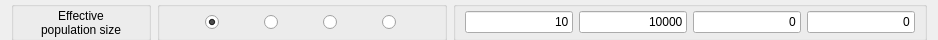
         <widget class="QFrame" name="frame_12">
          <property name="minimumSize">
           <size>
            <width>0</width>
            <height>40</height>
           </size>
          </property>
          <property name="maximumSize">
           <size>
            <width>16777215</width>
            <height>40</height>
           </size>
          </property>
          <property name="frameShape">
           <enum>QFrame::NoFrame</enum>
          </property>
          <property name="frameShadow">
           <enum>QFrame::Raised</enum>
          </property>
          <layout class="QHBoxLayout" name="horizontalLayout_31">
           <property name="topMargin">
            <number>1</number>
           </property>
           <property name="bottomMargin">
            <number>1</number>
           </property>
           <item>
            <widget class="QGroupBox" name="groupBox_17">
             <property name="sizePolicy">
              <sizepolicy hsizetype="Fixed" vsizetype="Fixed">
               <horstretch>0</horstretch>
               <verstretch>0</verstretch>
              </sizepolicy>
             </property>
             <property name="minimumSize">
              <size>
               <width>140</width>
               <height>40</height>
              </size>
             </property>
             <property name="maximumSize">
              <size>
               <width>140</width>
               <height>40</height>
              </size>
             </property>
             <property name="title">
              <string/>
             </property>
             <layout class="QHBoxLayout" name="horizontalLayout_32">
              <property name="topMargin">
               <number>1</number>
              </property>
              <property name="bottomMargin">
               <number>1</number>
              </property>
              <item>
               <widget class="QLabel" name="label_75">
                <property name="text">
                 <string>Effective
population size</string>
                </property>
                <property name="alignment">
                 <set>Qt::AlignCenter</set>
                </property>
               </widget>
              </item>
             </layout>
            </widget>
           </item>
           <item>
            <widget class="QGroupBox" name="groupBox_18">
             <property name="sizePolicy">
              <sizepolicy hsizetype="Fixed" vsizetype="Fixed">
               <horstretch>0</horstretch>
               <verstretch>0</verstretch>
              </sizepolicy>
             </property>
             <property name="minimumSize">
              <size>
               <width>290</width>
               <height>40</height>
              </size>
             </property>
             <property name="maximumSize">
              <size>
               <width>290</width>
               <height>40</height>
              </size>
             </property>
             <property name="title">
              <string/>
             </property>
             <layout class="QHBoxLayout" name="horizontalLayout_33">
              <property name="topMargin">
               <number>1</number>
              </property>
              <property name="bottomMargin">
               <number>1</number>
              </property>
              <item>
               <spacer name="horizontalSpacer">
                <property name="orientation">
                 <enum>Qt::Horizontal</enum>
                </property>
                <property name="sizeHint" stdset="0">
                 <size>
                  <width>40</width>
                  <height>20</height>
                 </size>
                </property>
               </spacer>
              </item>
              <item>
               <widget class="QRadioButton" name="NUNRadio">
                <property name="minimumSize">
                 <size>
                  <width>17</width>
                  <height>0</height>
                 </size>
                </property>
                <property name="text">
                 <string/>
                </property>
                <property name="checked">
                 <bool>true</bool>
                </property>
               </widget>
              </item>
              <item>
               <spacer name="horizontalSpacer_2">
                <property name="orientation">
                 <enum>Qt::Horizontal</enum>
                </property>
                <property name="sizeHint" stdset="0">
                 <size>
                  <width>40</width>
                  <height>20</height>
                 </size>
                </property>
               </spacer>
              </item>
              <item>
               <widget class="QRadioButton" name="NLURadio">
                <property name="minimumSize">
                 <size>
                  <width>17</width>
                  <height>0</height>
                 </size>
                </property>
                <property name="text">
                 <string/>
                </property>
               </widget>
              </item>
              <item>
               <spacer name="horizontalSpacer_3">
                <property name="orientation">
                 <enum>Qt::Horizontal</enum>
                </property>
                <property name="sizeHint" stdset="0">
                 <size>
                  <width>40</width>
                  <height>20</height>
                 </size>
                </property>
               </spacer>
              </item>
              <item>
               <widget class="QRadioButton" name="NNORadio">
                <property name="minimumSize">
                 <size>
                  <width>17</width>
                  <height>0</height>
                 </size>
                </property>
                <property name="text">
                 <string/>
                </property>
               </widget>
              </item>
              <item>
               <spacer name="horizontalSpacer_4">
                <property name="orientation">
                 <enum>Qt::Horizontal</enum>
                </property>
                <property name="sizeHint" stdset="0">
                 <size>
                  <width>40</width>
                  <height>20</height>
                 </size>
                </property>
               </spacer>
              </item>
              <item>
               <widget class="QRadioButton" name="NLNRadio">
                <property name="minimumSize">
                 <size>
                  <width>17</width>
                  <height>0</height>
                 </size>
                </property>
                <property name="text">
                 <string/>
                </property>
               </widget>
              </item>
              <item>
               <spacer name="horizontalSpacer_5">
                <property name="orientation">
                 <enum>Qt::Horizontal</enum>
                </property>
                <property name="sizeHint" stdset="0">
                 <size>
                  <width>40</width>
                  <height>20</height>
                 </size>
                </property>
               </spacer>
              </item>
             </layout>
            </widget>
           </item>
           <item>
            <widget class="QGroupBox" name="groupBox_19">
             <property name="sizePolicy">
              <sizepolicy hsizetype="Preferred" vsizetype="Fixed">
               <horstretch>0</horstretch>
               <verstretch>0</verstretch>
              </sizepolicy>
             </property>
             <property name="minimumSize">
              <size>
               <width>0</width>
               <height>40</height>
              </size>
             </property>
             <property name="maximumSize">
              <size>
               <width>16777215</width>
               <height>40</height>
              </size>
             </property>
             <property name="title">
              <string/>
             </property>
             <layout class="QHBoxLayout" name="horizontalLayout_34">
              <property name="topMargin">
               <number>1</number>
              </property>
              <property name="bottomMargin">
               <number>1</number>
              </property>
              <item>
               <widget class="QLineEdit" name="NminEdit">
                <property name="text">
                 <string>10</string>
                </property>
                <property name="alignment">
                 <set>Qt::AlignRight|Qt::AlignTrailing|Qt::AlignVCenter</set>
                </property>
               </widget>
              </item>
              <item>
               <widget class="QLineEdit" name="NmaxEdit">
                <property name="text">
                 <string>10000</string>
                </property>
                <property name="alignment">
                 <set>Qt::AlignRight|Qt::AlignTrailing|Qt::AlignVCenter</set>
                </property>
               </widget>
              </item>
              <item>
               <widget class="QLineEdit" name="NmeanEdit">
                <property name="text">
                 <string>0</string>
                </property>
                <property name="alignment">
                 <set>Qt::AlignRight|Qt::AlignTrailing|Qt::AlignVCenter</set>
                </property>
               </widget>
              </item>
              <item>
               <widget class="QLineEdit" name="NstdevEdit">
                <property name="text">
                 <string>0</string>
                </property>
                <property name="alignment">
                 <set>Qt::AlignRight|Qt::AlignTrailing|Qt::AlignVCenter</set>
                </property>
               </widget>
              </item>
             </layout>
            </widget>
           </item>
          </layout>
         </widget>
